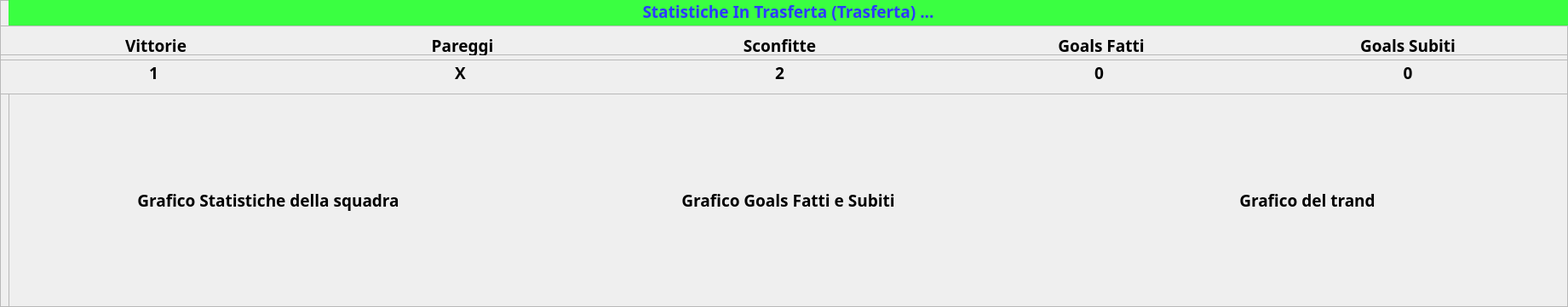
         <widget class="QFrame" name="frameStatisticheInTrasfertaSquadraInTrasferta">
          <property name="geometry">
           <rect>
            <x>10</x>
            <y>800</y>
            <width>1841</width>
            <height>361</height>
           </rect>
          </property>
          <property name="styleSheet">
           <string notr="true"/>
          </property>
          <property name="frameShape">
           <enum>QFrame::StyledPanel</enum>
          </property>
          <property name="frameShadow">
           <enum>QFrame::Raised</enum>
          </property>
          <property name="lineWidth">
           <number>0</number>
          </property>
          <widget class="QFrame" name="frameLabelIntestazioniInTrasfertaSquadraInTrasferta">
           <property name="geometry">
            <rect>
             <x>10</x>
             <y>0</y>
             <width>1831</width>
             <height>31</height>
            </rect>
           </property>
           <property name="frameShape">
            <enum>QFrame::StyledPanel</enum>
           </property>
           <property name="frameShadow">
            <enum>QFrame::Raised</enum>
           </property>
           <widget class="QLabel" name="labelIntestazioneInTrasfertaSquadraInTrasferta">
            <property name="geometry">
             <rect>
              <x>0</x>
              <y>0</y>
              <width>1831</width>
              <height>31</height>
             </rect>
            </property>
            <property name="font">
             <font>
              <family>Montserrat</family>
              <pointsize>14</pointsize>
              <weight>75</weight>
              <bold>true</bold>
             </font>
            </property>
            <property name="styleSheet">
             <string notr="true">background-color: rgb(58, 255, 65);
color: rgb(44, 58, 255);
</string>
            </property>
            <property name="text">
             <string>Statistiche In Trasferta (Trasferta) ...</string>
            </property>
            <property name="alignment">
             <set>Qt::AlignHCenter|Qt::AlignTop</set>
            </property>
            <property name="wordWrap">
             <bool>false</bool>
            </property>
           </widget>
          </widget>
          <widget class="QFrame" name="frameLabelEsitiEGoalsInTrasfertaSquadraInTrasferta">
           <property name="geometry">
            <rect>
             <x>0</x>
             <y>30</y>
             <width>1841</width>
             <height>35</height>
            </rect>
           </property>
           <property name="frameShape">
            <enum>QFrame::StyledPanel</enum>
           </property>
           <property name="frameShadow">
            <enum>QFrame::Raised</enum>
           </property>
           <widget class="QLabel" name="labelVittorieInTrasfertaSquadraInTrasferta">
            <property name="geometry">
             <rect>
              <x>0</x>
              <y>10</y>
              <width>366</width>
              <height>31</height>
             </rect>
            </property>
            <property name="font">
             <font>
              <family>Montserrat</family>
              <pointsize>14</pointsize>
              <weight>75</weight>
              <bold>true</bold>
             </font>
            </property>
            <property name="styleSheet">
             <string notr="true"/>
            </property>
            <property name="text">
             <string>Vittorie</string>
            </property>
            <property name="alignment">
             <set>Qt::AlignHCenter|Qt::AlignTop</set>
            </property>
            <property name="wordWrap">
             <bool>false</bool>
            </property>
           </widget>
           <widget class="QLabel" name="labelPareggiInTrasfertaSquadraInTrasferta">
            <property name="geometry">
             <rect>
              <x>360</x>
              <y>10</y>
              <width>366</width>
              <height>31</height>
             </rect>
            </property>
            <property name="font">
             <font>
              <family>Montserrat</family>
              <pointsize>14</pointsize>
              <weight>75</weight>
              <bold>true</bold>
             </font>
            </property>
            <property name="styleSheet">
             <string notr="true"/>
            </property>
            <property name="text">
             <string>Pareggi</string>
            </property>
            <property name="alignment">
             <set>Qt::AlignHCenter|Qt::AlignTop</set>
            </property>
            <property name="wordWrap">
             <bool>false</bool>
            </property>
           </widget>
           <widget class="QLabel" name="labelSconfitteInTrasfertaSquadraInTrasferta">
            <property name="geometry">
             <rect>
              <x>720</x>
              <y>10</y>
              <width>391</width>
              <height>31</height>
             </rect>
            </property>
            <property name="font">
             <font>
              <family>Montserrat</family>
              <pointsize>14</pointsize>
              <weight>75</weight>
              <bold>true</bold>
             </font>
            </property>
            <property name="styleSheet">
             <string notr="true"/>
            </property>
            <property name="text">
             <string>Sconfitte</string>
            </property>
            <property name="alignment">
             <set>Qt::AlignHCenter|Qt::AlignTop</set>
            </property>
            <property name="wordWrap">
             <bool>false</bool>
            </property>
           </widget>
           <widget class="QLabel" name="labelGoalsFattiInTrasfertaSquadraInTrasferta">
            <property name="geometry">
             <rect>
              <x>1110</x>
              <y>10</y>
              <width>366</width>
              <height>31</height>
             </rect>
            </property>
            <property name="font">
             <font>
              <family>Montserrat</family>
              <pointsize>14</pointsize>
              <weight>75</weight>
              <bold>true</bold>
             </font>
            </property>
            <property name="styleSheet">
             <string notr="true"/>
            </property>
            <property name="text">
             <string>Goals Fatti</string>
            </property>
            <property name="alignment">
             <set>Qt::AlignHCenter|Qt::AlignTop</set>
            </property>
            <property name="wordWrap">
             <bool>false</bool>
            </property>
           </widget>
           <widget class="QLabel" name="labelGoalsSubitiInTrasfertaSquadraInTrasferta">
            <property name="geometry">
             <rect>
              <x>1470</x>
              <y>10</y>
              <width>366</width>
              <height>31</height>
             </rect>
            </property>
            <property name="font">
             <font>
              <family>Montserrat</family>
              <pointsize>14</pointsize>
              <weight>75</weight>
              <bold>true</bold>
             </font>
            </property>
            <property name="styleSheet">
             <string notr="true"/>
            </property>
            <property name="text">
             <string>Goals Subiti</string>
            </property>
            <property name="alignment">
             <set>Qt::AlignHCenter|Qt::AlignTop</set>
            </property>
            <property name="wordWrap">
             <bool>false</bool>
            </property>
           </widget>
          </widget>
          <widget class="QFrame" name="frameLabelEsitiEGoalsValoriInTrasfertaSquadraInTrasferta">
           <property name="geometry">
            <rect>
             <x>0</x>
             <y>70</y>
             <width>1841</width>
             <height>41</height>
            </rect>
           </property>
           <property name="frameShape">
            <enum>QFrame::StyledPanel</enum>
           </property>
           <property name="frameShadow">
            <enum>QFrame::Raised</enum>
           </property>
           <widget class="QLabel" name="labelVittorie_ValoreInTrasfertaSquadraInTrasferta">
            <property name="geometry">
             <rect>
              <x>0</x>
              <y>0</y>
              <width>361</width>
              <height>31</height>
             </rect>
            </property>
            <property name="font">
             <font>
              <family>Montserrat</family>
              <pointsize>14</pointsize>
              <weight>75</weight>
              <bold>true</bold>
             </font>
            </property>
            <property name="styleSheet">
             <string notr="true"/>
            </property>
            <property name="text">
             <string>1</string>
            </property>
            <property name="alignment">
             <set>Qt::AlignCenter</set>
            </property>
            <property name="wordWrap">
             <bool>false</bool>
            </property>
           </widget>
           <widget class="QLabel" name="labelSconfitte_ValoreInTrasfertaSquadraInTrasferta">
            <property name="geometry">
             <rect>
              <x>720</x>
              <y>0</y>
              <width>391</width>
              <height>31</height>
             </rect>
            </property>
            <property name="font">
             <font>
              <family>Montserrat</family>
              <pointsize>14</pointsize>
              <weight>75</weight>
              <bold>true</bold>
             </font>
            </property>
            <property name="styleSheet">
             <string notr="true"/>
            </property>
            <property name="text">
             <string>2</string>
            </property>
            <property name="alignment">
             <set>Qt::AlignCenter</set>
            </property>
            <property name="wordWrap">
             <bool>false</bool>
            </property>
           </widget>
           <widget class="QLabel" name="labelPareggi_ValoreInTrasfertaSquadraInTrasferta">
            <property name="geometry">
             <rect>
              <x>360</x>
              <y>0</y>
              <width>361</width>
              <height>31</height>
             </rect>
            </property>
            <property name="font">
             <font>
              <family>Montserrat</family>
              <pointsize>14</pointsize>
              <weight>75</weight>
              <bold>true</bold>
             </font>
            </property>
            <property name="styleSheet">
             <string notr="true"/>
            </property>
            <property name="text">
             <string>X</string>
            </property>
            <property name="alignment">
             <set>Qt::AlignCenter</set>
            </property>
            <property name="wordWrap">
             <bool>false</bool>
            </property>
           </widget>
           <widget class="QLabel" name="labelGoalsFatti_ValoreInTrasfertaSquadraInTrasferta">
            <property name="geometry">
             <rect>
              <x>1110</x>
              <y>0</y>
              <width>361</width>
              <height>31</height>
             </rect>
            </property>
            <property name="font">
             <font>
              <family>Montserrat</family>
              <pointsize>14</pointsize>
              <weight>75</weight>
              <bold>true</bold>
             </font>
            </property>
            <property name="styleSheet">
             <string notr="true"/>
            </property>
            <property name="text">
             <string>0</string>
            </property>
            <property name="alignment">
             <set>Qt::AlignCenter</set>
            </property>
            <property name="wordWrap">
             <bool>false</bool>
            </property>
           </widget>
           <widget class="QLabel" name="labelGoalsSubiti_ValoreInTrasfertaSquadraInTrasferta">
            <property name="geometry">
             <rect>
              <x>1470</x>
              <y>0</y>
              <width>366</width>
              <height>31</height>
             </rect>
            </property>
            <property name="font">
             <font>
              <family>Montserrat</family>
              <pointsize>14</pointsize>
              <weight>75</weight>
              <bold>true</bold>
             </font>
            </property>
            <property name="styleSheet">
             <string notr="true"/>
            </property>
            <property name="text">
             <string>0</string>
            </property>
            <property name="alignment">
             <set>Qt::AlignCenter</set>
            </property>
            <property name="wordWrap">
             <bool>false</bool>
            </property>
           </widget>
          </widget>
          <widget class="QFrame" name="frameGrafificiInTrasfertaSquadraInTrasferta">
           <property name="geometry">
            <rect>
             <x>10</x>
             <y>110</y>
             <width>1831</width>
             <height>261</height>
            </rect>
           </property>
           <property name="frameShape">
            <enum>QFrame::StyledPanel</enum>
           </property>
           <property name="frameShadow">
            <enum>QFrame::Raised</enum>
           </property>
           <widget class="QLabel" name="labelGraficoStatisticheInTrasfertaSquadraInTrasferta">
            <property name="geometry">
             <rect>
              <x>0</x>
              <y>5</y>
              <width>610</width>
              <height>240</height>
             </rect>
            </property>
            <property name="font">
             <font>
              <family>Montserrat</family>
              <pointsize>14</pointsize>
              <weight>75</weight>
              <bold>true</bold>
             </font>
            </property>
            <property name="styleSheet">
             <string notr="true"/>
            </property>
            <property name="text">
             <string>Grafico Statistiche della squadra</string>
            </property>
            <property name="alignment">
             <set>Qt::AlignCenter</set>
            </property>
           </widget>
           <widget class="QLabel" name="labelGraficoGoalFattiESubitiInTrasfertaSquadraInTrasferta">
            <property name="geometry">
             <rect>
              <x>610</x>
              <y>5</y>
              <width>611</width>
              <height>240</height>
             </rect>
            </property>
            <property name="font">
             <font>
              <family>Montserrat</family>
              <pointsize>14</pointsize>
              <weight>75</weight>
              <bold>true</bold>
             </font>
            </property>
            <property name="styleSheet">
             <string notr="true"/>
            </property>
            <property name="text">
             <string>Grafico Goals Fatti e Subiti</string>
            </property>
            <property name="alignment">
             <set>Qt::AlignCenter</set>
            </property>
           </widget>
           <widget class="QLabel" name="labelGraficoTrandInTrasfertaSquadraInTrasferta">
            <property name="geometry">
             <rect>
              <x>1220</x>
              <y>5</y>
              <width>610</width>
              <height>240</height>
             </rect>
            </property>
            <property name="font">
             <font>
              <family>Montserrat</family>
              <pointsize>14</pointsize>
              <weight>75</weight>
              <bold>true</bold>
             </font>
            </property>
            <property name="styleSheet">
             <string notr="true"/>
            </property>
            <property name="text">
             <string>Grafico del trand</string>
            </property>
            <property name="alignment">
             <set>Qt::AlignCenter</set>
            </property>
           </widget>
          </widget>
         </widget>
